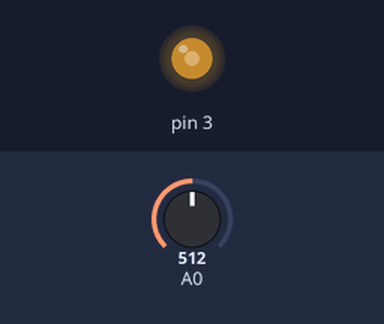
Recording of a sketch running on a simulated Arduino Uno, built with avr-gcc and run on an emulated ATmega328P. Parts: output pins drawn as LEDs (lit = HIGH). The inputs (shaded band) are chosen by the test bench; at power-on: A0 = 512.

Above: at 1.3 s.
1.4 s: A0 set to 716
At 2.7 s:
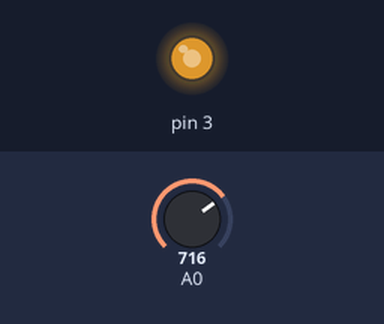
3.0 s: A0 set to 900
At 4.1 s:
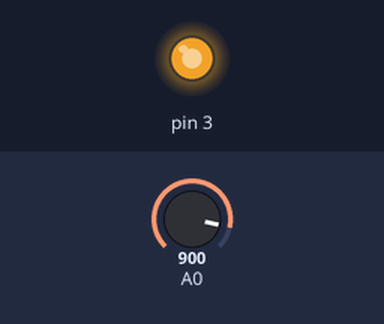
4.5 s: A0 set to 122
At 5.2 s:
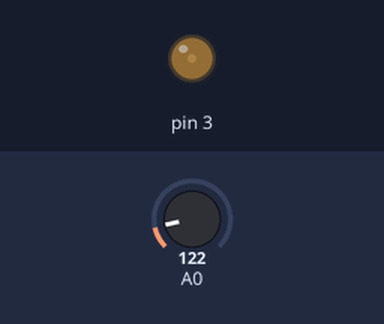
6.0 s: A0 set to 0
At 6.4 s:
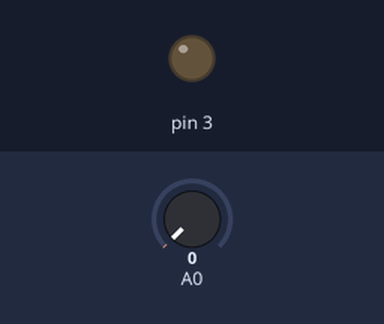
Timing chart, 0 to 8.5 s (numbered marks = the images above; inputs shaded):
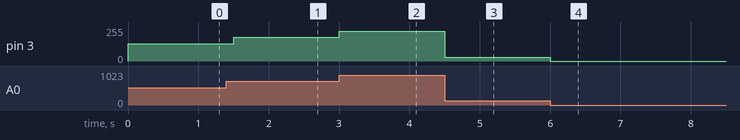

Measured:
- after the input at 1.4 s, pin 3: 128/255 → 179/255 after 0.10 s
- after the input at 3.0 s, pin 3: 179/255 → 225/255 at once
- after the input at 4.5 s, pin 3: 225/255 → 30/255 at once
- after the input at 6.0 s, pin 3: 30/255 → 0/255 at once

The sketch:

pwm_preescaler.ino
```cpp
/*
000 - Parado
001 - 31Khz
010 - 3.9Khz
011 - 980 hz
101 - 245.1 hz
110 122,5 hz
111- 30,64 hz
*/


const byte PRESCALER2 = 0b0001;

int controlValue=0;

void setup() {
  TCCR2B = (TCCR2B & 0b11111000) | PRESCALER2;
  pinMode(3, OUTPUT);
}

void loop() {
  controlValue = analogRead(A0);
  analogWrite(3, controlValue/4);
  delay(500);
}
```
